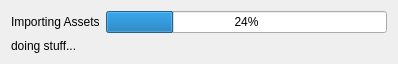
<?xml version="1.0" encoding="UTF-8"?>
<ui version="4.0">
 <class>AssetProgressDialog</class>
 <widget class="QDialog" name="AssetProgressDialog">
  <property name="geometry">
   <rect>
    <x>0</x>
    <y>0</y>
    <width>398</width>
    <height>60</height>
   </rect>
  </property>
  <property name="windowTitle">
   <string>Asset Progress</string>
  </property>
  <layout class="QVBoxLayout" name="verticalLayout_2">
   <item>
    <layout class="QHBoxLayout" name="horizontalLayout">
     <item>
      <widget class="QLabel" name="label">
       <property name="text">
        <string>Importing Assets</string>
       </property>
      </widget>
     </item>
     <item>
      <widget class="QProgressBar" name="progressBar">
       <property name="value">
        <number>24</number>
       </property>
      </widget>
     </item>
    </layout>
   </item>
   <item>
    <widget class="QLabel" name="label_2">
     <property name="text">
      <string>doing stuff...</string>
     </property>
    </widget>
   </item>
  </layout>
 </widget>
 <resources/>
 <connections/>
</ui>
